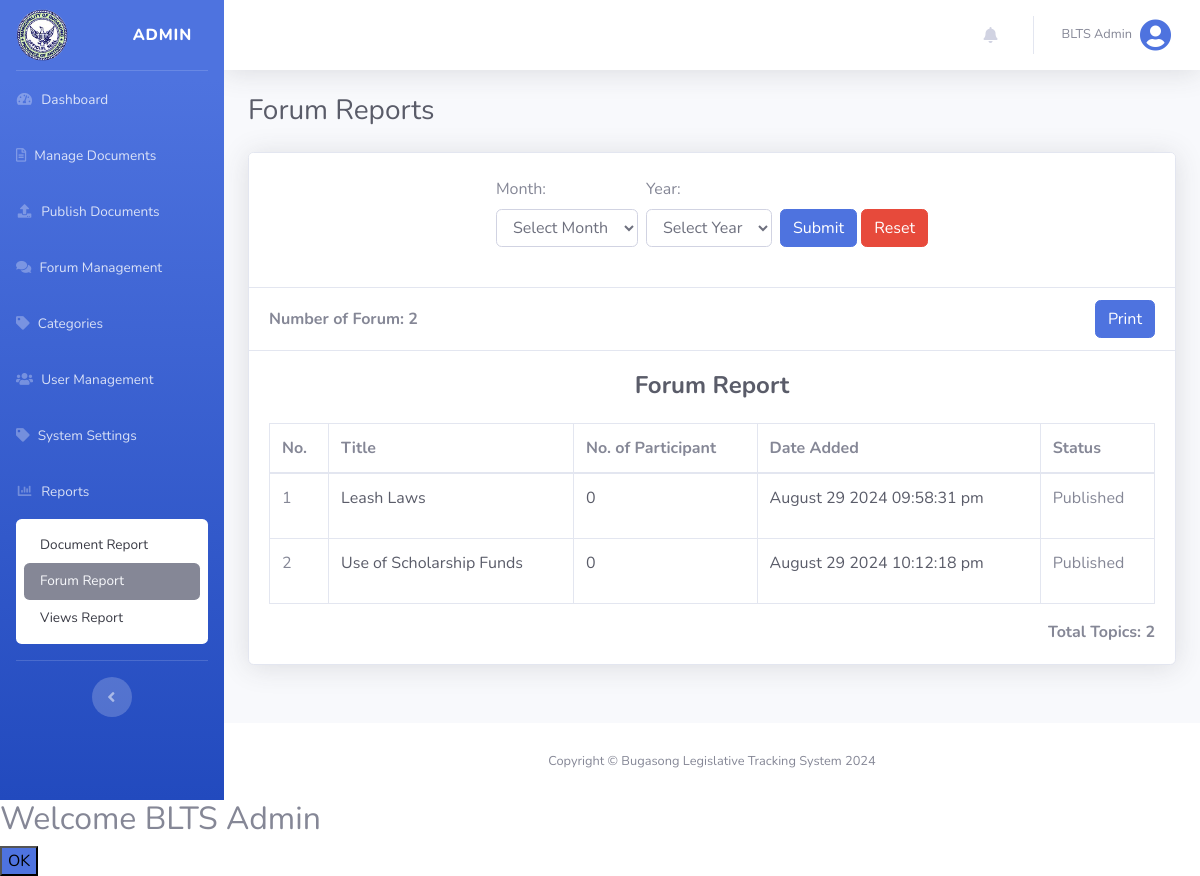
Page /views/admin_report_forum.php (signed in) on the earlier database version.
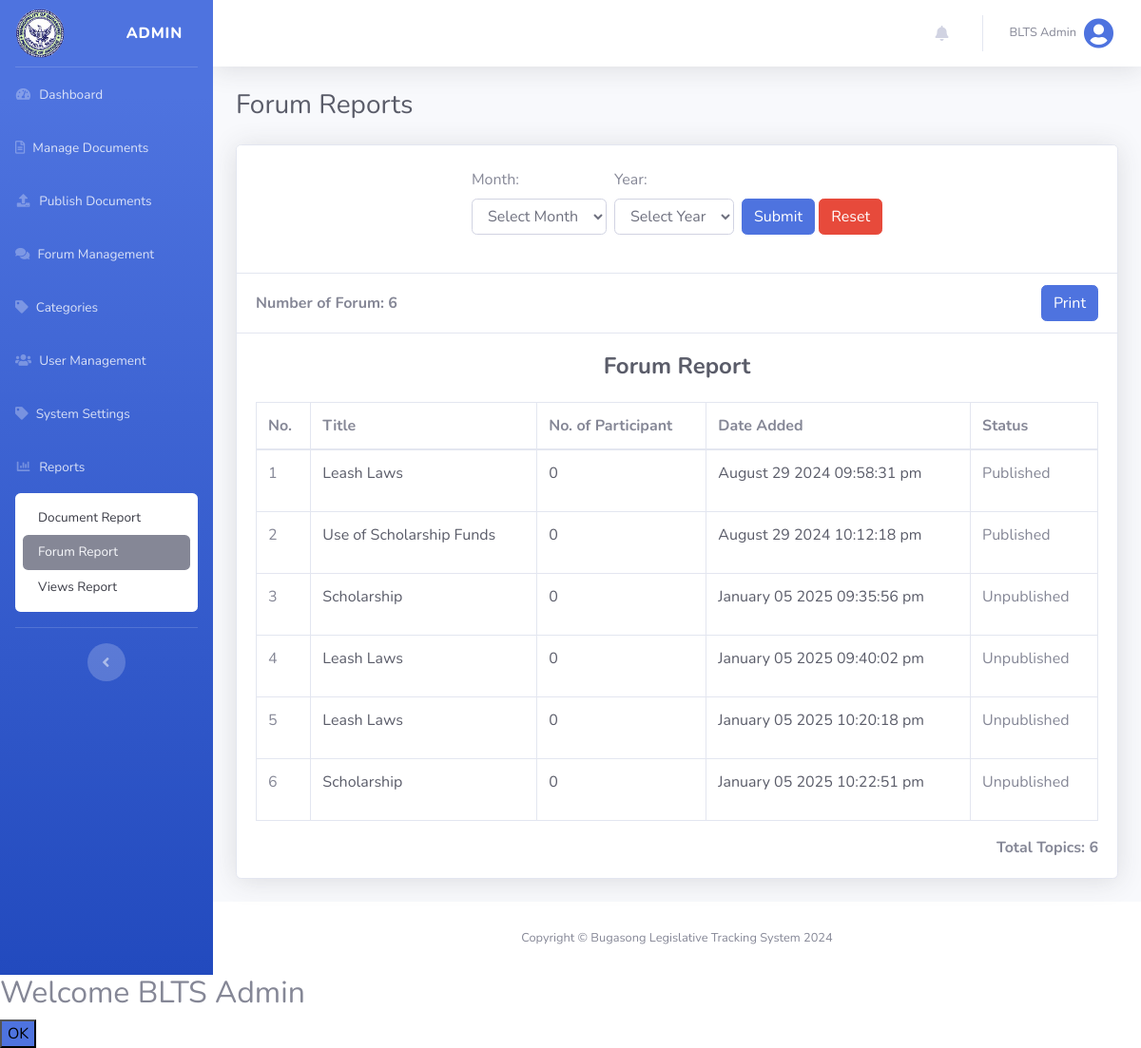
Same page on the later database version.
### tables this page shows
CREATE TABLE `posts` (
  `post_id` int(255) NOT NULL,
  `user_id` int(255) NOT NULL,
  `topic` longtext NOT NULL,
  `message` longtext NOT NULL,
  `status` int(255) NOT NULL DEFAULT 0,
  `reason` longtext DEFAULT NULL,
  `date_added` datetime(6) DEFAULT current_timestamp(6)
);

### config/functions.php (called while the page is built, shortened)
<?php
function isAdmin()
{
    return isset($_SESSION['user_type']) && $_SESSION['user_type'] === 'admin';
}
function countParticipants($post_id)
{
    global $conn;
    $query = "SELECT COUNT(DISTINCT pc.user_id) AS participant_count
              FROM post_comments pc
              JOIN posts p ON pc.post_id = p.post_id
              WHERE pc.post_id = ?";
    if ($stmt = $conn->prepare($query)) {
        $stmt->bind_param("i", $post_id);
        if ($stmt->execute()) {
            $result = $stmt->get_result();
            $row = $result->fetch_assoc();
            $participant_count = $row['participant_count'];
            return $participant_count;
        } else {
            echo "Execution error: " . $stmt->error;
            return false;
        }
    } else {
        echo "Preparation error: " . $conn->error;
        return false;
    }
}
function ForumReport($limit)
{
    global $conn;
    $query = "
        SELECT
            post_id,
            user_id,
            topic,
            message,
            status,
            date_added
        FROM posts
        ORDER BY date_added ASC
        LIMIT ?
    ";
    $stmt = $conn->prepare($query);
    $stmt->bind_param('i', $limit);
    $stmt->execute();
    $result = $stmt->get_result();
    if ($result->num_rows > 0) {
        $posts = $result->fetch_all(MYSQLI_ASSOC);
    } else {
        $posts = [];
    }
    return $posts;
}

### views/admin_report_forum.php (the view, shortened to what the changed rows need)
<?php
@include('header.php');
?>
<div id="content-wrapper" class="d-flex flex-column">
    <div id="content">
        <?php if (isAdmin()) : ?>
            <div class="container-fluid">
                <div class="d-sm-flex align-items-center justify-content-between mb-4">
                    <h1 class="h3 mb-0 text-gray-800">Forum Reports</h1>
                </div>
                <div class="card shadow mb-4">
                    <div class="card-header bg-white py-3">
                        <form action="<?php echo htmlspecialchars($_SERVER["PHP_SELF"]); ?>" method="get" class="mb-4">
                            <div class="d-flex align-items-end flex-wrap search-container justify-content-center">
                                <div class="date-input mr-2 mt-2">
                                    <div class="d-flex p-0">
                                        <div class="month mr-2">
                                            <label for="month">Month:</label>
                                            <select name="month" id="month" class="form-control">
                                                <option value="">Select Month</option>
                                            </select>
                                        </div>
                                        <div class="year">
                                            <label for="year">Year:</label>
                                            <select name="year" id="year" class="form-control">
                                                <option value="">Select Year</option>
                                            </select>
                                        </div>
                                    </div>
                                </div>
                                <div class="form-submit mt-2">
                                    <button type="submit" name="search_forum_report" value="search_forum_report" class="btn btn-primary">Submit</button>
                                    <a class="btn btn-danger" href="admin_report_forum.php">Reset</a>
                                </div>
                            </div>
                        </form>
                    </div>
                    <?php
                    $_month = $_GET['month'] ?? '';
                    $_year = $_GET['year'] ?? '';
                    $status = $_GET['status'] ?? '';
                    if (isset($_GET['search_forum_report'])) {
                        $posts = searchPostReport($_month, $_year, $status);
                    } else {
                        $posts = ForumReport(999);
                    }
                    $count = 0;
                    foreach ($posts as $post) :
                        $count++;
                    endforeach;
                    ?>
                    <div class="d-flex justify-content-between align-items-center print-button bg-white card-header text-right">
                        <div style="text-align: right;">
                            <strong>Number of Forum: <?php echo $count; ?></strong>
                        </div>
                        <button id="printButton" class="btn btn-primary">Print</button>
                    </div>
                    <div class="card-body">
                        <div class="table-responsive">
                            <?php if (empty($posts)) : ?>
                                <p class="text-center">No post found.</p>
                            <?php else : ?>
                                <div id="print-area">
                                    <div id="print-container">
                                        <h4 class="m-0 font-weight-bold text-dark mb-4 text-center">Forum Report</h4>
                                        <table class="table table-bordered" width="100%" cellspacing="0">
                                            <thead>
                                                <tr>
                                                    <th>No.</th>
                                                    <th>Title</th>
                                                    <th>No. of Participant</th>
                                                    <th>Date Added</th>
                                                    <th>Status</th>
                                                </tr>
                                            </thead>
                                            <tbody>
                                                <?php $count = 1; ?>
                                                <?php foreach ($posts as $post) :  ?>
                                                    <tr>
                                                        <td><?php echo $count++; ?></td>
                                                        <td class="text-gray-800"><?php echo $post['topic']; ?></td>
                                                        <td class="text-gray-800"><?php echo countParticipants($post['post_id']); ?></td>
                                                        <td class="text-gray-800"><?php echo date('F d Y h:i:s a', strtotime($post['date_added'])); ?></td>
                                                        <td>
                                                            <?php echo ($post['status'] == '0') ? '<p>Unpublished</p>' : '<p>Published</p>' ?>
                                                        </td>
                                                    </tr>
                                                <?php endforeach; ?>
                                            </tbody>
                                        </table>
                                        <div style="text-align: right;">
                                            <strong>Total Topics: <?php echo $count - 1; ?></strong>
                                        </div>
                                    </div>
                                </div>
                            <?php endif; ?>
                        </div>
                    </div>
                </div>
            </div>
        <?php else : redirect('dashboard', ''); ?>
        <?php endif; ?>
    </div>
</div>
<?php
@include('footer.php');
?>

Differences in the rows shown:
added posts: topic "Scholarship", post_id "0", date_added "January 05 2025 09:35:56 pm", status "Unpublished"
added posts: topic "Leash Laws", post_id "0", date_added "January 05 2025 09:40:02 pm", status "Unpublished"
added posts: topic "Leash Laws", post_id "0", date_added "January 05 2025 10:20:18 pm", status "Unpublished"
added posts: topic "Scholarship", post_id "0", date_added "January 05 2025 10:22:51 pm", status "Unpublished"
Other differences:
$count: "2" → "6"
$count - 1: "2" → "6"
